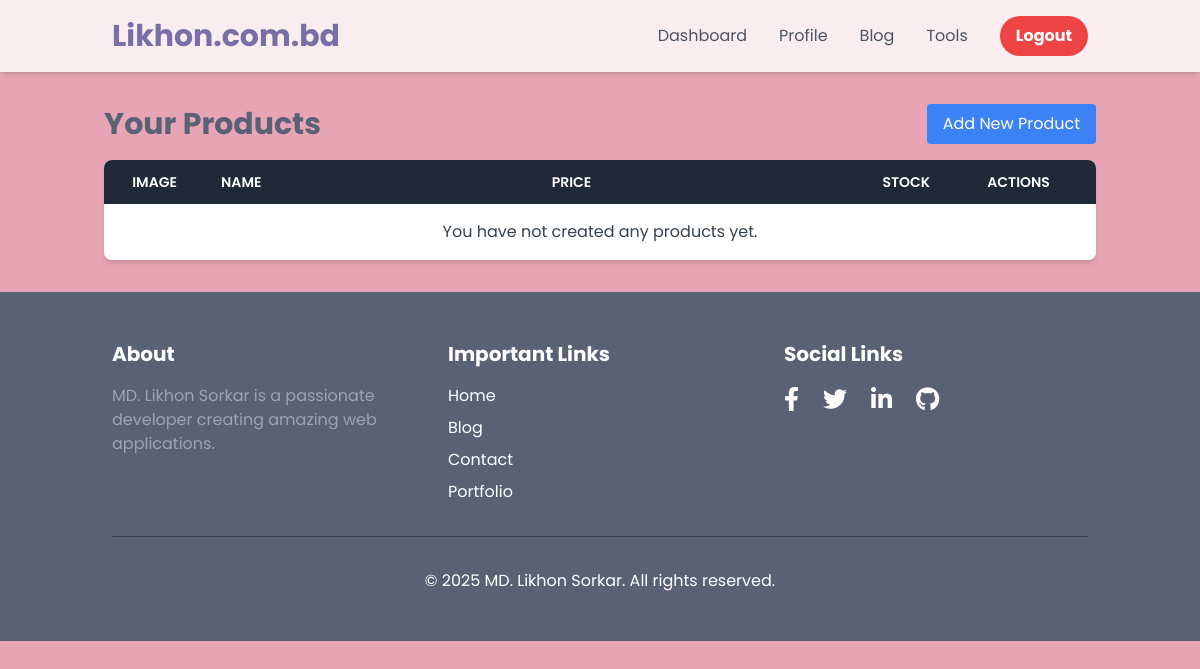
Page /shop/seller/products/ (signed in) on the earlier database version.
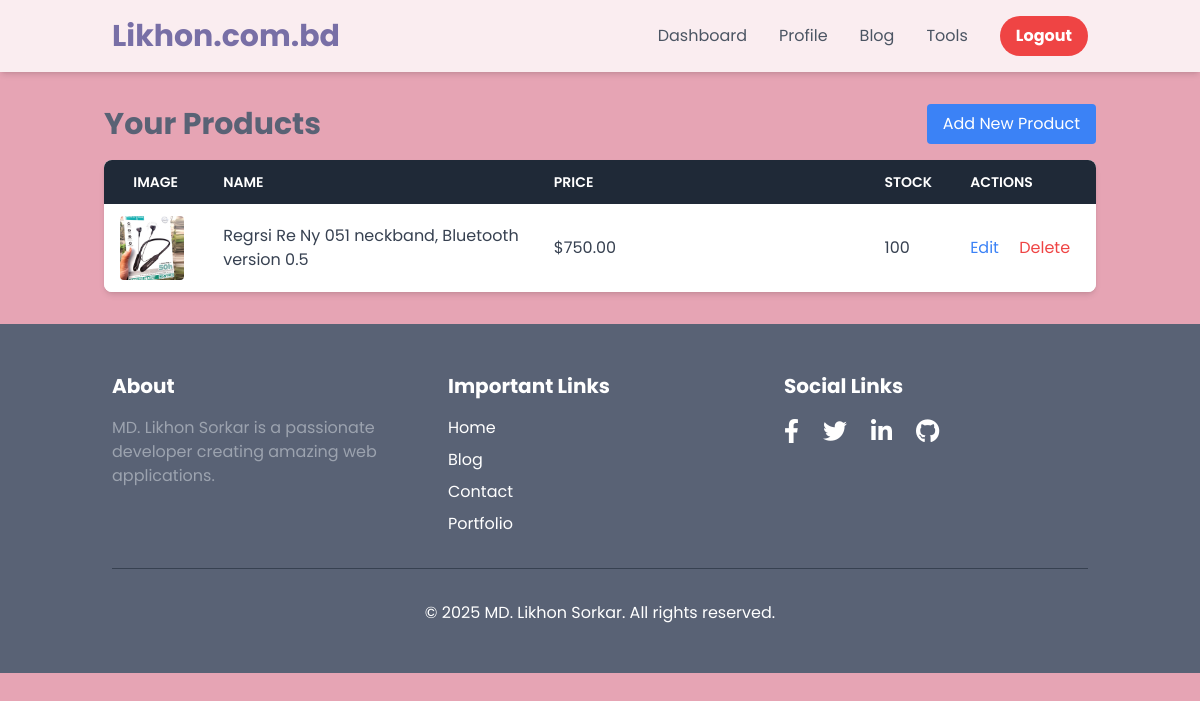
Same page on the later database version.
### apps/shop/models.py (models this page shows, shortened)
class Product(models.Model):
    name = models.CharField(max_length=255)
    slug = models.SlugField(unique=True)
    description = models.TextField(blank=True)
    short_description = models.TextField(blank=True)
    sku = models.CharField(max_length=100, unique=True)
    price = models.DecimalField(max_digits=10, decimal_places=2)
    sale_price = models.DecimalField(max_digits=10, decimal_places=2, null=True, blank=True)
    stock_quantity = models.IntegerField(default=0)
    is_active = models.BooleanField(default=True)
    is_featured = models.BooleanField(default=False)
    categories = models.ManyToManyField(ProductCategory, related_name='products')
    created_by = models.ForeignKey(User, on_delete=models.SET_NULL, null=True, related_name='created_products')
    created_at = models.DateTimeField(auto_now_add=True)

class ProductImage(models.Model):
    product = models.ForeignKey(Product, on_delete=models.CASCADE, related_name='images')
    image = models.ImageField(upload_to='products/gallery/')
    alt_text = models.CharField(max_length=255, blank=True)
    created_by = models.ForeignKey(User, on_delete=models.SET_NULL, null=True, related_name='created_product_images')

### apps/shop/views.py (the view)
# urls.py: path('seller/products/', views.seller_products, name='seller_products'),
@login_required
def seller_products(request):
    products = Product.objects.filter(created_by=request.user)
    return render(request, 'seller/product_list.html', {'products': products})

### apps/shop/templates/seller/product_list.html
{% extends "base.html" %}
{% block contents %}
<div class="container mx-auto px-4 py-8">
    <div class="flex justify-between items-center mb-4">
        <h1 class="text-3xl font-bold">Your Products</h1>
        <a href="{% url 'create_product' %}" class="bg-blue-500 text-white px-4 py-2 rounded hover:bg-blue-600">Add New Product</a>
    </div>
    <div class="bg-white shadow-md rounded-lg overflow-x-auto">
        <table class="min-w-full bg-white">
            <thead class="bg-gray-800 text-white">
                <tr>
                    <th class="py-3 px-4 uppercase font-semibold text-sm">Image</th>
                    <th class="w-1/3 text-left py-3 px-4 uppercase font-semibold text-sm">Name</th>
                    <th class="w-1/3 text-left py-3 px-4 uppercase font-semibold text-sm">Price</th>
                    <th class="text-left py-3 px-4 uppercase font-semibold text-sm">Stock</th>
                    <th class="text-left py-3 px-4 uppercase font-semibold text-sm">Actions</th>
                </tr>
            </thead>
            <tbody class="text-gray-700">
                {% for product in products %}
                <tr>
                    <td class="py-3 px-4">
                        {% if product.images.first %}
                            <img src="{{ product.images.first.image.url }}" alt="{{ product.images.first.alt_text }}" class="h-16 w-16 object-cover rounded">
                        {% endif %}
                    </td>
                    <td class="w-1/3 text-left py-3 px-4">{{ product.name }}</td>
                    <td class="w-1/3 text-left py-3 px-4">${{ product.price }}</td>
                    <td class="text-left py-3 px-4">{{ product.stock_quantity }}</td>
                    <td class="text-left py-3 px-4">
                        <a href="{% url 'edit_product' product.id %}" class="text-blue-500 hover:underline">Edit</a>
                        <a href="{% url 'delete_product' product.id %}" class="text-red-500 hover:underline ml-4">Delete</a>
                    </td>
                </tr>
                {% empty %}
                <tr>
                    <td colspan="5" class="text-center py-4">You have not created any products yet.</td>
                </tr>
                {% endfor %}
            </tbody>
        </table>
    </div>
</div>
{% endblock contents %}

Differences in the rows shown:
added Product: images.first.image (picture), name "Regrsi Re Ny 051 neckband, Bluetooth version 0.5", price "750.00", stock_quantity "100"
Other differences:
text no longer shown: "You have not created any products yet."
